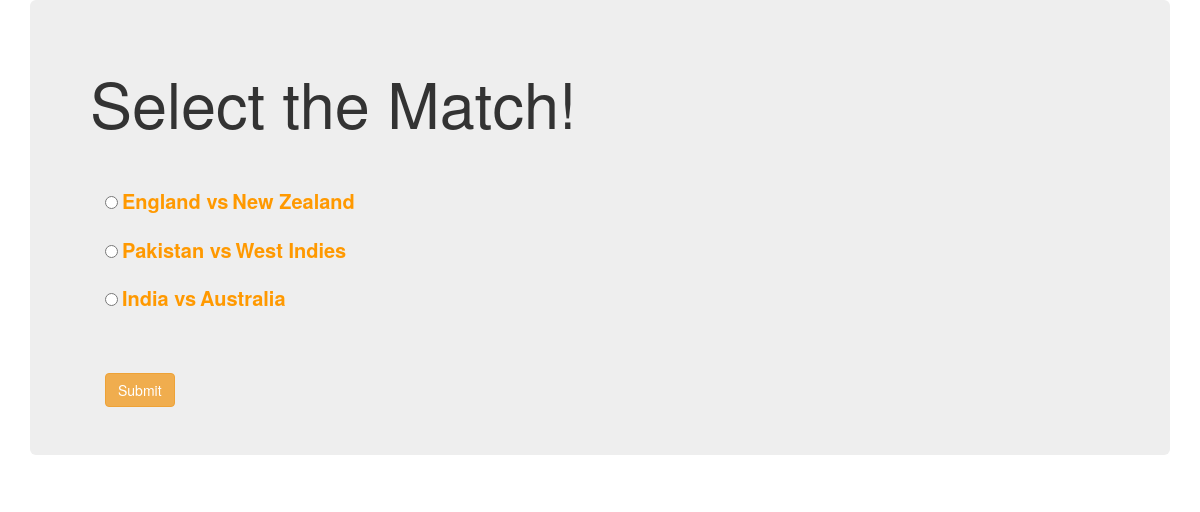
/team/, run on an earlier commit of the app's database.
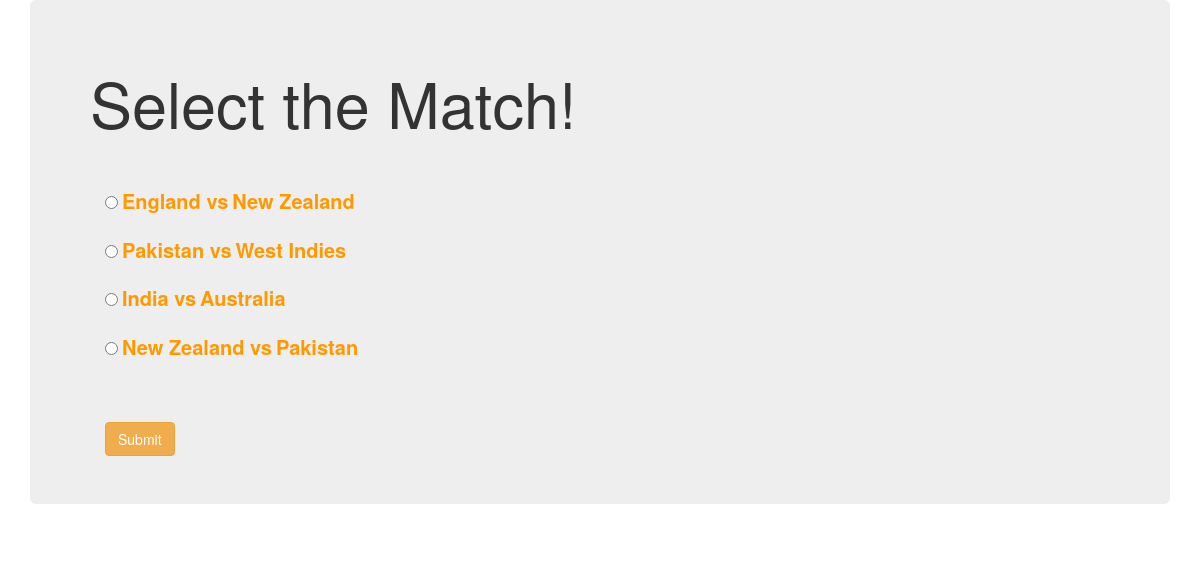
And on a later commit of the database.
### Yorking/models.py (models this page shows)
class match_user(models.Model):
    match_id=models.CharField(primary_key=True,default=uuid_hex,max_length=100,editable=False)
    country1=models.CharField(max_length=200)
    country2=models.CharField(max_length=200)
    status=models.CharField(max_length=200,default='Not occured')

### Yorking/views.py (the view)
# urls.py: path('team/',views.select_team,name="select_team"),
def select_team(request):
    match_user_obj=match_user.objects.filter(status__exact='Available').values()
    if len(match_user_obj)==0:
        error="No Matches Available! Come back Later Some time"
    else:
        error=False
    return render(request,'Yorking/team.html',{'error':error,'matches':match_user_obj})

### templates/Yorking/team.html (shortened to what this page needs)
<!DOCTYPE html>
{% load static %}
<html lang="en" dir="ltr">
  <head>
    <link rel="stylesheet" href="https://maxcdn.bootstrapcdn.com/bootstrap/3.3.7/css/bootstrap.min.css">
  </head>
  <body>
    <div class="container">
      <div class="jumbotron">
        <h1>Select the Match!</h1>
        <br><br>
        <div class="container">
          <form action="{% url 'Yorking:playerss' %}" method="POST">
            {% for i in matches %}
            <div class="form-group">
              <input type="radio" name="matchid" value={{i.match_id}}>
              <label for="player" style="color:#ff9900; font-size:20px">{{i.country1}} vs</label>
              <label for="player" style="color:#ff9900; font-size:20px"> {{i.country2}}</label><p></p>
            </div>
            {% endfor %}
            <br><br>
            <button type="submit" name='submit' class="btn btn-warning margin-bottom button">Submit</button>
          </form>
        </div>
      </div>
    </div>
  </body>
</html>

What changed in the data, as far as the page shows it:
now on this page (row edited): match_user: country1 "New Zealand", country2 "Pakistan"
